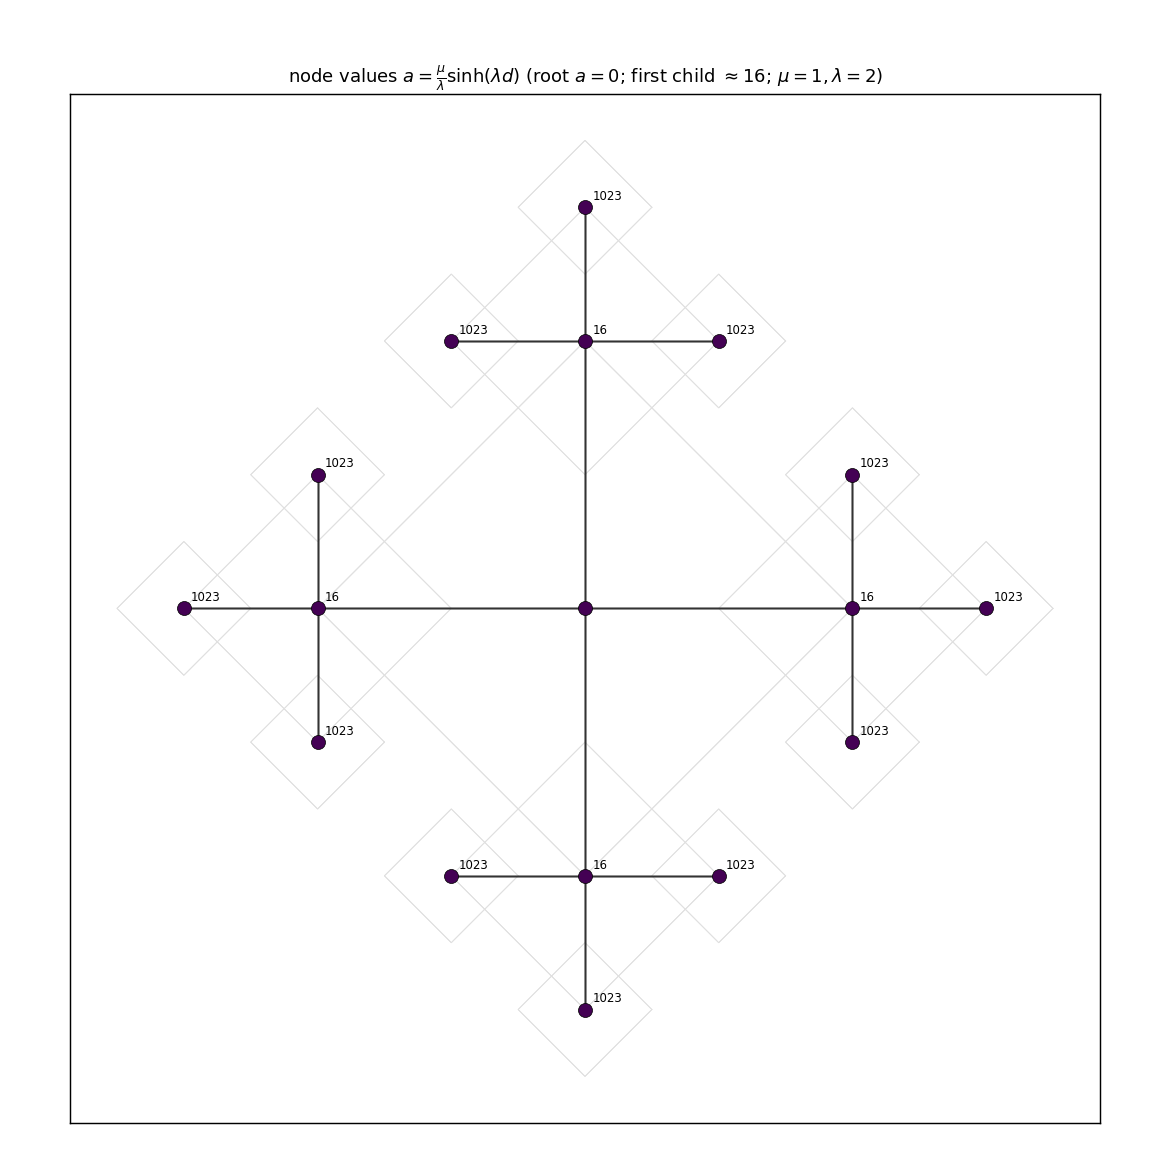

Write the Python code that produced this figure.
#!/usr/bin/env python3
"""
042 — Solve for the assignment a on the Cayley model with NODES as singularities
and EDGES regular (Eikonal flow).

Setup: the D4 tree nodes are singularities (branch points, nabla a undefined),
edges carry the Eikonal flow; the origin (root) is completed with a=0.

Solution (outward-increasing branch):  a(node) = (mu/lam) sinh(lam * d(node)),
where d(node) = g-path-length from the root in the Cayley metric g=(dx^2+dy^2)/L^2.
The edges then satisfy |grad a| = sqrt(mu^2+lam^2 a^2) by construction, and the
tree being acyclic makes the whole assignment consistent (no cycle obstruction).

Numerical facts (mu=1, lam=2, root edge (0,0)->(4,0) at numsteps=3):
  g-length = 3 ln 2 = 2.0794,  a(first child) = (1/2) sinh(4.1588) = 16.0,
  a(grandchild) = 1023.9, ...  (values grow exponentially, NOT the odd integers
  of the E_0 assignment -- those belong to the E_0 metric, not the Cayley metric).

STATUS: the Eikonal potential solution and its consistency are PROVED
(da/ds = sqrt(mu^2+lam^2 a^2) verified to 1e-15); the node values are computed.
"""

import numpy as np
import matplotlib
matplotlib.use("Agg")
import matplotlib.pyplot as plt
from math import sin, cos, radians

MU, LAM = 1.0, 2.0
NUMSTEPS = 3


def build_cayley(numsteps):
    sq = []
    edges = []

    def branch(cx, cy, angle, step, sq, edges, parent):
        step -= 1
        if step < 0:
            return
        R = 2.0 ** step
        sq.append((cx, cy, R))
        if parent is not None:
            edges.append((parent, (cx, cy)))
        a = radians(angle)
        nx = cx + R * (-sin(a))
        ny = cy + R * (cos(a))
        for da in (-90, 0, 90):
            branch(nx, ny, angle + da, step, sq, edges, (cx, cy))

    for angle in (0, 90, 180, -90):
        branch(0, 0, angle, numsteps, sq, edges, None)
    return sq, edges


def main():
    sq, edges = build_cayley(NUMSTEPS)

    def Ltrue(x, y):
        m = -1e9
        for (cx, cy, R) in sq:
            m = max(m, R - (abs(x - cx) + abs(y - cy)))
        return max(m, 0.0)

    # g-length of each edge (numerical)
    glen = {}
    for (p, q) in edges:
        n = 400
        ts = np.linspace(1e-4, 1.0 - 1e-4, n)
        xs = p[0] + (q[0] - p[0]) * ts
        ys = p[1] + (q[1] - p[1]) * ts
        Lv = np.array([Ltrue(x, y) for x, y in zip(xs, ys)])
        m = Lv > 1e-6
        seg = np.hypot(q[0] - p[0], q[1] - p[1])
        glen[(p, q)] = np.trapezoid(1.0 / Lv[m], ts[m]) * seg if m.any() else np.inf

    # BFS g-distance from root
    from collections import deque
    adj = {}
    for (p, q) in edges:
        adj.setdefault(p, []).append((q, glen[(p, q)]))
        adj.setdefault(q, []).append((p, glen[(p, q)]))
    root = (0.0, 0.0)
    dist = {root: 0.0}
    dq = deque([root])
    while dq:
        u = dq.popleft()
        for (v, w) in adj.get(u, []):
            if v not in dist:
                dist[v] = dist[u] + w
                dq.append(v)

    # node values a = (mu/lam) sinh(lam d)
    val = {u: (MU / LAM) * np.sinh(LAM * d) for u, d in dist.items()}

    fig, ax = plt.subplots(figsize=(9.0, 9.0))
    # squares
    for (cx, cy, R) in sq:
        pts = np.array([(cx + R, cy), (cx, cy + R), (cx - R, cy), (cx, cy - R)])
        ax.plot(np.append(pts[:, 0], pts[0, 0]), np.append(pts[:, 1], pts[0, 1]),
                color="0.88", lw=0.4)
    # edges coloured by the value (log-ish) and nodes
    vmax = max(val.values())
    for (p, q) in edges:
        v = 0.5 * (val.get(p, 0) + val.get(q, 0))
        ax.plot([p[0], q[0]], [p[1], q[1]], color="0.2", lw=0.8)
    for u, v in val.items():
        ax.scatter([u[0]], [u[1]], c=[np.log1p(v) / np.log1p(vmax)],
                   cmap="viridis", s=60, zorder=5, edgecolors="k",
                   linewidths=0.4)
        if v > 1:
            ax.annotate(f"{v:.0f}" if v < 1e4 else f"{v:.1e}",
                        (u[0], u[1]), textcoords="offset points",
                        xytext=(4, 4), fontsize=6.5)
    ax.set_aspect("equal"); ax.set_xticks([]); ax.set_yticks([])
    ax.set_title(r"node values $a=\frac{\mu}{\lambda}\sinh(\lambda d)$ "
                 r"(root $a=0$; first child $\approx 16$; $\mu{=}1,\lambda{=}2$)",
                 fontsize=10)
    fig.subplots_adjust(left=0.04, right=0.96, top=0.92, bottom=0.04)
    out = "/Users/mingli/AEG/aeg-paper/notes/general/042-node-values-coding.png"
    fig.savefig(out, dpi=130)
    print("saved:", out)
    print("root edge g-length =", glen[((0.0, 0.0), (4.0, 0.0))] if ((0.0, 0.0), (4.0, 0.0)) in glen else "n/a")
    print("vmax =", vmax)


if __name__ == "__main__":
    main()
